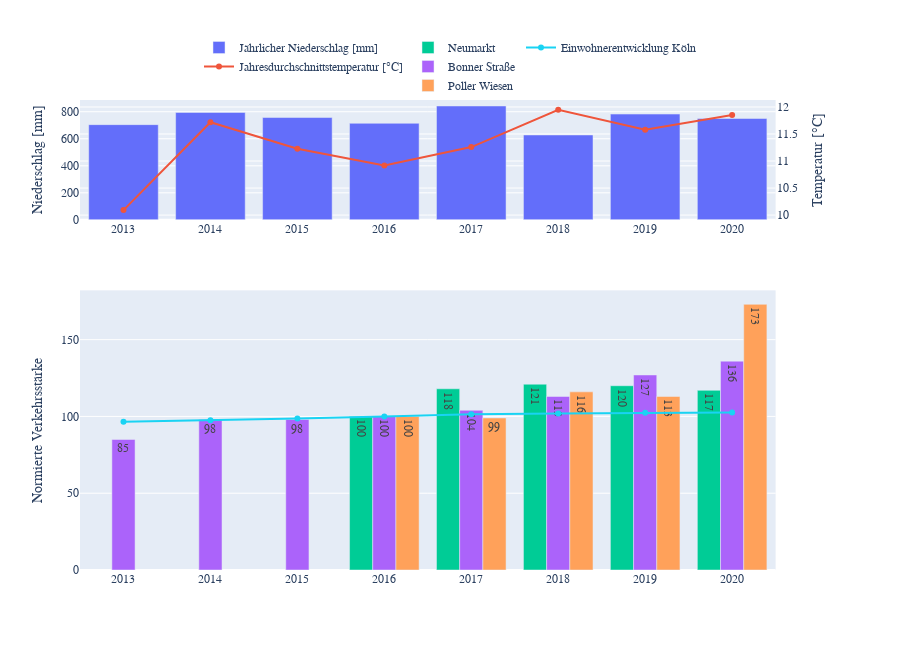

The notebook cell this image was saved under:
### Markdown cell above
## Einfluss des Jahres
- Der Radverkehr nimmt schneller zu als die Bevölkerung in Köln. Unter der Annahme, dass die Kölner nicht mobiler werden, heißt das, dass der Model Split sich zugunsten des Radverkehrs verändert.
- Das Wetter (insbesondere die Temperatur) hat (wie wir noch genauer analysieren weren) einen starken Einfluss auf das Radverkehrsaufkommen. Beispiele, bei denen das Wetter eine Rolle gespielt haben dürfte:
    - Die Stagnation der Bonner Straße zwischen 2014 und 2017 dürfte u.a. auf die im Vergleich zu 2014 niedrigeren Temperaturen in 2015 - 2017 zurückzuführen sein.
    - Der starke Anstieg von 2017 zu 2018 der Poller Wiesen dürfte u.a. durch das sehr gute Wetter in 2018 begründet sein.
- Analyse der einzelnen Zählstationen:
    - Bonner Straße: Kontinuierliche Steigerung. Wo in 2013 noch 85 RadfahrerInnen fuhren, fahren in 2020 schon 136. Eine Steigerung von 60% in 7 Jahren.
    - Poller Wiesen: Steigerung von 2016 bis 2020 um 73%. Exorbitante Zunahme von 2019 auf 2020. Grund dürfte die Corono-bedingte starke Zunahme des Freizeitverkehrs sein.
    - Neumarkt: Seit 2017 quasi Stagnation bzw. sogar leichter Rückgang.
- 2019 -- 2020: #Corona - Starke Zunahme des Freizeitverkehrs. Hingegen keine signifikante Zunahme (in absoluten Zahlen) des Berufsverkehrs.

### Code cell
start_h = start
end_h = datetime(2020, 12, 31)
specific_days_h = "all"
remove_holidays_h = False
bike = load_bike_data(start=start_h, 
                      end=end_h, 
                      specific_days=specific_days_h, 
                      remove_holidays=remove_holidays_h).loc[:, ["Venloer Straße", 
                                                                 "Neumarkt", 
                                                                 "Poller Wiesen", 
                                                                 "Niederländer Ufer", 
                                                                 "Bonner Straße",]]
bike_grouped_by_year = bike.groupby(bike.index.year).sum()
# Extrapoliere November und Dezember 2020 durch Werte aus dem Jahr 2019
bike_grouped_by_year.loc[2020] += bike.loc[datetime(2019, 11, 1): datetime(2019, 12, 31)].sum()
bike_grouped_by_year_normed = (bike_grouped_by_year / bike_grouped_by_year.loc[2016]).multiply(100).round(0)
bike_grouped_by_year_normed.loc[:, ["Venloer Straße", 
                                    "Neumarkt", 
                                    "Poller Wiesen", 
                                    "Niederländer Ufer"]][bike_grouped_by_year_normed.index < 2016] = np.nan

weather = load_weather_data(start=start_h,
                            end=end_h,
                            specific_days=specific_days_h,
                            remove_holidays=remove_holidays_h)
new_index = pd.date_range(start=start_h, end=datetime(2020, 12, 31), freq="D")
weather = weather.reindex(new_index)
weather.loc[datetime(2020, 11, 1): datetime(2020, 12, 31), "tavg"] = weather.loc[datetime(2019, 11, 1): datetime(2019, 12, 31), "tavg"].values
weather.loc[datetime(2020, 11, 1): datetime(2020, 12, 31), "prcp"] = weather.loc[datetime(2019, 11, 1): datetime(2019, 12, 31), "prcp"].values
tavg_grouped_by_year = weather.groupby(weather.index.year).mean().loc[:, ["tavg"]]
prcp_grouped_by_year = weather.groupby(weather.index.year).sum().loc[:, ["prcp"]]

bike_grouped_by_year_normed.loc[[2013, 2014, 2015], 
                                ["Venloer Straße", 
                                 "Neumarkt", 
                                 "Poller Wiesen", 
                                 "Niederländer Ufer"]] = np.nan

einwohner_koeln_normed = (einwohner_koeln / einwohner_koeln.loc[datetime(2016, 1, 1), :]).groupby(
    einwohner_koeln.index.year).mean().multiply(100).round(1)

fig = make_subplots(rows=2, cols=1,
                    specs=[[{"secondary_y": True}],
                           [{"secondary_y": True}]],
                   row_heights=[0.3, 0.7])
fig.add_trace(
    go.Bar(x=prcp_grouped_by_year.index, 
           y=prcp_grouped_by_year.prcp.values, 
           name="Jährlicher Niederschlag [mm]",
           legendgroup="Wetter"),
        row=1, 
        col=1, 
        secondary_y=False,
)

fig.add_trace(
    go.Scatter(x=tavg_grouped_by_year.index, 
               y=tavg_grouped_by_year.tavg.values, 
               name="Jahresdurchschnittstemperatur [°C]",
               legendgroup="Wetter"),
            row=1, 
            col=1, 
            secondary_y=True)

textposition = "inside"
fig.add_trace(go.Bar(x=bike_grouped_by_year_normed.index, 
                     y=bike_grouped_by_year_normed["Neumarkt"].values, 
                     name="Neumarkt",
                     legendgroup="Zählstellen",
                     text=bike_grouped_by_year_normed["Neumarkt"].values,
                     textposition=textposition),
                    row=2, 
                    col=1, 
                    secondary_y=False)
fig.add_trace(go.Bar(x=bike_grouped_by_year_normed.index, 
                     y=bike_grouped_by_year_normed["Bonner Straße"].values, 
                     name="Bonner Straße",
                     legendgroup="Zählstellen",
                     text=bike_grouped_by_year_normed["Bonner Straße"].values,
                     textposition=textposition),
             row=2, col=1, secondary_y=False)
fig.add_trace(go.Bar(x=bike_grouped_by_year_normed.index, 
                     y=bike_grouped_by_year_normed["Poller Wiesen"].values, 
                     name="Poller Wiesen",
                     legendgroup="Zählstellen",
                     text=bike_grouped_by_year_normed["Poller Wiesen"].values,
                     textposition=textposition),
             row=2, col=1, secondary_y=False)

fig.add_trace(go.Scatter(x=einwohner_koeln_normed.index, 
                         y=einwohner_koeln_normed["einwohner"].values, 
                         name="Einwohnerentwicklung Köln",
                         legendgroup="Einwohner"),
              row=2, 
              col=1, 
              secondary_y=False,
              )

# Update yaxis properties
fig.update_yaxes(title_text="Niederschlag [mm]", row=1, col=1, secondary_y=False)
fig.update_yaxes(title_text="Temperatur [°C]", row=1, col=1, secondary_y=True)
fig.update_yaxes(title_text="Normierte Verkehrsstärke", row=2, col=1)

# Update legend
fig.update_layout(
     font_family="Rockwell",
     legend=dict(title=None, orientation="h", y=1, yanchor="bottom", x=0.5, xanchor="center")
 )

fig.update_layout(
    autosize=False,
    width=900,
    height=650)

fig.show()

### Figure 1 — Plotly figure (JSON) as saved in the notebook; plotly's stock layout.template omitted (floating-point values rounded to 4 significant figures)
{"data": [{"legendgroup": "Wetter", "name": "Jährlicher Niederschlag [mm]", "type": "bar", "x": [2013, 2014, 2015, 2016, 2017, 2018, 2019, 2020], "xaxis": "x", "y": [704.4, 794.3, 757.1, 714.3, 842.4, 627.9, 782.6, 750.1], "yaxis": "y"}, {"legendgroup": "Wetter", "name": "Jahresdurchschnittstemperatur [°C]", "type": "scatter", "x": [2013, 2014, 2015, 2016, 2017, 2018, 2019, 2020], "xaxis": "x", "y": [10.09, 11.72, 11.23, 10.92, 11.26, 11.95, 11.58, 11.85], "yaxis": "y2"}, {"legendgroup": "Zählstellen", "name": "Neumarkt", "text": [null, null, null, 100, 118, 121, 120, 117], "textposition": "inside", "type": "bar", "x": [2013, 2014, 2015, 2016, 2017, 2018, 2019, 2020], "xaxis": "x2", "y": [null, null, null, 100, 118, 121, 120, 117], "yaxis": "y3"}, {"legendgroup": "Zählstellen", "name": "Bonner Straße", "text": [85, 98, 98, 100, 104, 113, 127, 136], "textposition": "inside", "type": "bar", "x": [2013, 2014, 2015, 2016, 2017, 2018, 2019, 2020], "xaxis": "x2", "y": [85, 98, 98, 100, 104, 113, 127, 136], "yaxis": "y3"}, {"legendgroup": "Zählstellen", "name": "Poller Wiesen", "text": [null, null, null, 100, 99, 116, 113, 173], "textposition": "inside", "type": "bar", "x": [2013, 2014, 2015, 2016, 2017, 2018, 2019, 2020], "xaxis": "x2", "y": [null, null, null, 100, 99, 116, 113, 173], "yaxis": "y3"}, {"legendgroup": "Einwohner", "name": "Einwohnerentwicklung Köln", "type": "scatter", "x": [2013, 2014, 2015, 2016, 2017, 2018, 2019, 2020], "xaxis": "x2", "y": [96.6, 97.5, 98.7, 100, 101.4, 101.9, 102.4, 102.6], "yaxis": "y3"}], "layout": {"autosize": false, "font": {"family": "Rockwell"}, "height": 650, "legend": {"orientation": "h", "title": {}, "x": 0.5, "xanchor": "center", "y": 1, "yanchor": "bottom"}, "width": 900, "xaxis": {"anchor": "y", "domain": [0, 0.94]}, "xaxis2": {"anchor": "y3", "domain": [0, 0.94]}, "yaxis": {"anchor": "x", "domain": [0.745, 1], "title": {"text": "Niederschlag [mm]"}}, "yaxis2": {"anchor": "x", "overlaying": "y", "side": "right", "title": {"text": "Temperatur [°C]"}}, "yaxis3": {"anchor": "x2", "domain": [0, 0.595], "title": {"text": "Normierte Verkehrsstärke"}}, "yaxis4": {"anchor": "x2", "overlaying": "y3", "side": "right", "title": {"text": "Normierte Verkehrsstärke"}}}}
